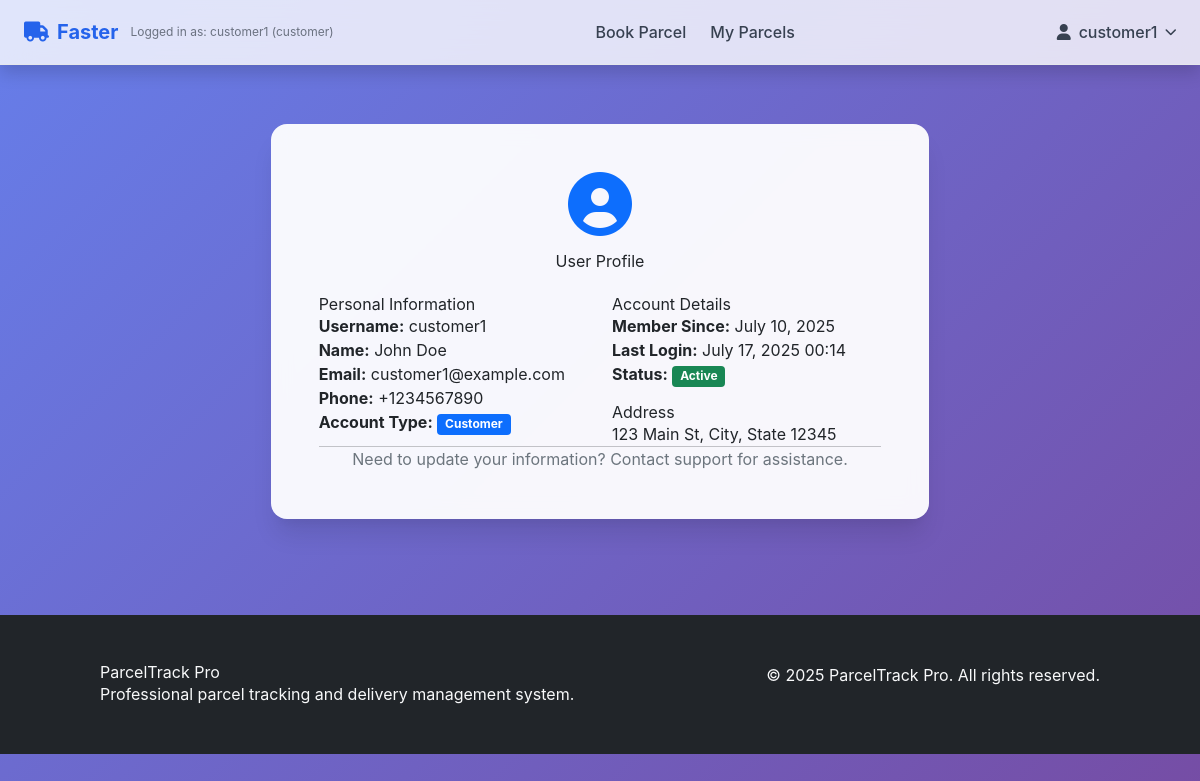
/api/profile/ (signed in), run on the app's committed database.
### tracking/models.py (models this page shows, shortened)
class User(AbstractUser):
    USER_TYPES = (
        ('customer', 'Customer'),
        ('controller', 'Controller'),
        ('driver', 'Driver'),
    )
    user_type = models.CharField(max_length=20, choices=USER_TYPES)
    phone_number = models.CharField(max_length=20, blank=True)
    address = models.TextField(blank=True)

### tracking/views.py (the view)
# urls.py: path('profile/', views.profile_page, name='profile'),
@login_required
def profile_page(request):
    return render(request, 'tracking/profile.html')

### tracking/templates/tracking/profile.html (shortened to what this page needs)
{% extends 'tracking/base.html' %}
{% block content %}
<section class="py-5">
    <div class="container">
        <div class="row justify-content-center">
            <div class="col-md-8">
                <div class="card">
                    <div class="card-body p-5">
                        <div class="text-center mb-4">
                            <i class="fas fa-user-circle fa-4x text-primary mb-3"></i>
                            <h3>User Profile</h3>
                        </div>
                        <div class="row">
                            <div class="col-md-6">
                                <h5>Personal Information</h5>
                                <p><strong>Username:</strong> {{ user.username }}</p>
                                <p><strong>Name:</strong> {{ user.first_name }} {{ user.last_name }}</p>
                                <p><strong>Email:</strong> {{ user.email }}</p>
                                <p><strong>Phone:</strong> {{ user.phone_number|default:"Not provided" }}</p>
                                <p><strong>Account Type:</strong>
                                    <span class="badge bg-primary">{{ user.user_type|title }}</span>
                                </p>
                            </div>
                            <div class="col-md-6">
                                <h5>Account Details</h5>
                                <p><strong>Member Since:</strong> {{ user.date_joined|date:"F d, Y" }}</p>
                                <p><strong>Last Login:</strong> {{ user.last_login|date:"F d, Y H:i"|default:"Never" }}</p>
                                <p><strong>Status:</strong>
                                    <span class="badge bg-success">Active</span>
                                </p>
                                {% if user.address %}
                                <h6 class="mt-3">Address</h6>
                                <p>{{ user.address }}</p>
                                {% endif %}
                            </div>
                        </div>
                        <hr>
                        <div class="text-center">
                            <p class="text-muted">
                                Need to update your information? Contact support for assistance.
                            </p>
                        </div>
                    </div>
                </div>
            </div>
        </div>
    </div>
</section>
{% endblock %}

### tracking/templates/tracking/base.html (shortened to what this page needs)
<!DOCTYPE html>
<html lang="en">
<head>
    <link href="https://cdn.jsdelivr.net/npm/bootstrap@5.1.3/dist/css/bootstrap.min.css" rel="stylesheet">
    <link href="https://cdnjs.cloudflare.com/ajax/libs/font-awesome/6.0.0/css/all.min.css" rel="stylesheet">
    <link rel="stylesheet" href="https://unpkg.com/leaflet/dist/leaflet.css" />
     <script src="https://cdn.tailwindcss.com"></script>
    <link rel="stylesheet" href="https://unpkg.com/leaflet@1.9.4/dist/leaflet.css"/>
</head>
<body>
<nav class="bg-white/80 backdrop-blur-lg shadow fixed top-0 left-0 right-0 z-50 border-b border-gray-200">
  <div class="max-w-7xl mx-auto px-4 sm:px-6 lg:px-8">
    <div class="flex justify-between items-center h-16">
      <div class="flex items-center space-x-3">
        <a href="/" class="flex items-center text-blue-600 font-bold text-xl">
          <i class="fa fa-truck mr-2"></i> Faster
        </a>
        <span class="text-xs text-gray-500 hidden sm:inline">
          Logged in as: {{ request.user.username }} ({{ request.user.user_type }})
        </span>
      </div>
      <div class="hidden md:flex items-center space-x-6">
        {% if request.user.is_authenticated %}
          {% with request.user.user_type as utype %}
            {% if utype == 'customer' %}
              <a href="{% url 'book_parcel_page' %}" class="text-gray-700 hover:text-blue-600 font-medium">Book Parcel</a>
              <a href="{% url 'my_parcels' %}" class="text-gray-700 hover:text-blue-600 font-medium">My Parcels</a>
            {% elif utype == 'controller' %}
              <a href="{% url 'admin_dashboard' %}" class="text-gray-700 hover:text-blue-600 font-medium">Dashboard</a>
            {% elif utype == 'driver' %}
              <a href="{% url 'driver_dashboard' %}" class="text-gray-700 hover:text-blue-600 font-medium">My Jobs</a>
            {% endif %}
          {% endwith %}
        {% endif %}
      </div>
      <div class="hidden md:flex items-center space-x-4">
        {% if user.is_authenticated %}
          <div class="relative">
            <button onclick="toggleDropdown()" class="flex items-center space-x-2 text-gray-700 hover:text-blue-600 font-medium focus:outline-none">
              <i class="fas fa-user"></i>
              <span>{{ user.username }}</span>
              <i class="fas fa-chevron-down text-xs"></i>
            </button>
          </div>
        {% else %}
          <a href="{% url 'login_page' %}" class="text-gray-700 hover:text-blue-600 font-medium">Login</a>
          <a href="{% url 'register_page' %}" class="text-gray-700 hover:text-blue-600 font-medium">Register</a>
        {% endif %}
      </div>
    </div>
  </div>
</nav>
    <main style="margin-top: 76px;">
        {% block content %}{% endblock %}
    </main>
    <footer class="bg-dark text-light py-5 mt-5">
        <div class="container">
            <div class="row">
                <div class="col-md-6">
                    <h5>ParcelTrack Pro</h5>
                    <p>Professional parcel tracking and delivery management system.</p>
                </div>
                <div class="col-md-6 text-md-end">
                    <p>&copy; 2025 ParcelTrack Pro. All rights reserved.</p>
                </div>
            </div>
        </div>
    </footer>
    {% load static %}
</body>
</html>

### tracking/templates/tracking/base.html (style rules this page uses)
:root { --primary-color: #2563eb; --secondary-color: #64748b; --success-color: #10b981; --warning-color: #f59e0b; --danger-color: #ef4444; }
body { font-family: 'Inter', -apple-system, BlinkMacSystemFont, sans-serif; background: linear-gradient(135deg, #667eea 0%, #764ba2 100%); min-height: 100vh; }
.card { border: none; border-radius: 16px; box-shadow: 0 20px 25px -5px rgba(0, 0, 0, 0.1), 0 10px 10px -5px rgba(0, 0, 0, 0.04); backdrop-filter: blur(10px); background: rgba(255, 255, 255, 0.95); }

### data on the page
User: user.username "customer1", user.user_type "customer", username "customer1", first_name "John", last_name "Doe", email "customer1@example.com", phone_number "+1234567890", user_type "Customer", date_joined "July 10, 2025", last_login "July 17, 2025 00:14", address "123 Main St, City, State 12345"
